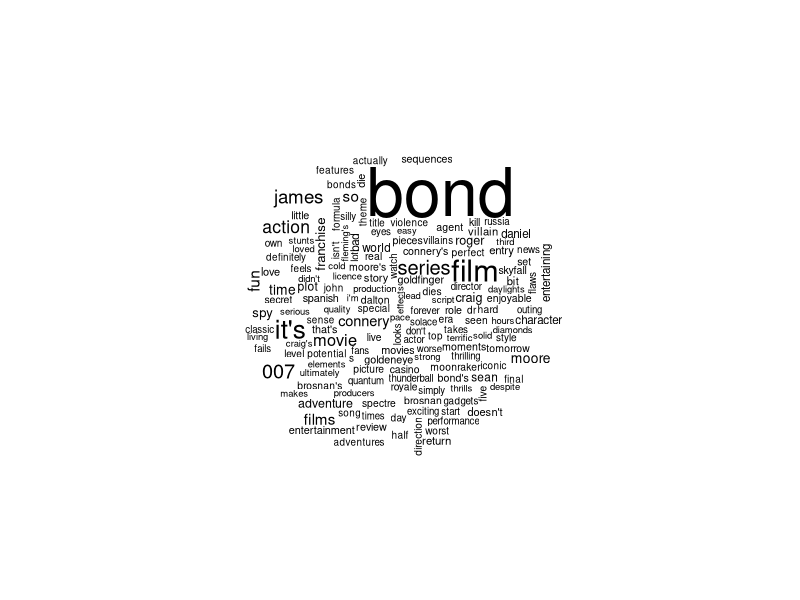

The R script that drew this image: (Note: this script raises an error after producing the figure.)
## ---- chunk 1
knitr::opts_chunk$set(echo = FALSE)
knitr::opts_chunk$set(message = FALSE)
# knitr::opts_knit$set(root.dir = '..')
knitr::opts_chunk$set(fig.height = 3, fig.width = 7)
knitr::opts_chunk$set(fig.pos='H')

library(data.table)
library(ggplot2)
library(magrittr)
library(purrr)
library(knitr)
library(tidytext)
library(wordcloud)
## ---- chunk 2
bad_review <- "This movie was terrible."

good_review <- "I loved every minute of it!"
## ---- chunk 3
good_words <- c("good", "superb", "love", "like")

bad_words <- c("bad", "terrible", "hate")
## ---- chunk 4
good_regex <- paste(good_words, collapse = "|")

bad_regex <- paste(bad_words, collapse = "|")

# note: "|" is "OR" in regex
## ---- chunk 5
grepl(good_regex, good_review)
grepl(bad_regex, good_review)
## ---- chunk 6
grepl(bad_regex, bad_review)
grepl(good_regex, bad_review)
## ---- chunk 7
media_scores <- c("65%", "33%", "20%")
## ---- chunk 8
gsub(pattern = "%", replacement = "", media_scores) %>%
    as.integer()
## ---- chunk 9
year <- c("(2002)", "(1990)")
## ---- chunk 10
gsub(pattern = "(\\(|\\))", replacement = "", year) %>%
    as.integer()
## ---- chunk 11
movie_url <- "https://www.rt.com/m/1003722-casino_royale"
## ---- chunk 12
gsub("https://www.rt.com/m/", "", movie_url)
## ---- chunk 13
gsub("https://www\\.rt\\.com/m/", "", movie_url)
## ---- chunk 14
movie_urls <- c(
    "https://www.rt.com/m/1003722-casino_royale",
    "https://www.rt.com/m/1003722-casino_royale/reviews",
    "https://www.rt.com/m/1003722-casino_royale/reviews?type=top_critics",
    "https://www.rt.com/m/1003722-casino_royale/pictures"
)
## ---- chunk 15
gsub("https://www.rt.com/m/", "", movie_urls)

gsub(
    "/reviews", "",
    gsub("https://www.rt.com/m/", "", movie_urls)
)
## ---- chunk 16
stringr::str_match(
    string = movie_urls,
    pattern = ".*/m/(.+?)(/.*)?$"
)[, 2]
## ---- chunk 17
img_url <- "https://resizing.flixster.com/R1dBRE4KaDM5WfvLIS7-0aSZMIo=/206x305/v2/https://flxt.tmsimg.com/assets/p4248_p_v8_ad.jpg"
## ---- chunk 18
img_url
## ---- chunk 19
stringr::str_match(
    string = img_url,
    pattern = ".+/(https://.+\\.jpg)"
)[, 2]
## ---- chunk 20
review <- data.table(review = "
    A few innovative sets,
    a wealth of eye-popping colors,
    and oodles of bared midriffs
    can't redeem this juvenile experiment 
    in adolescent fantasy.
")
## ---- chunk 21
review %>%
    unnest_tokens(output = "word", input = "review") %>%
    .[, .N, by = "word"] %>%
    .[order(-N)] %>%
    .[1:5]
## ---- chunk 22
reviews <- fread("data/james_bond_007_franchise_short_reviews.csv") %>%
    .[, .(movie_title, media_score, short_review)]
str(reviews, nchar.max = 55)
## ---- chunk 23
review_words_by_movie <- reviews %>% 
    .[, .(movie_title, short_review)] %>%
    unnest_tokens(output = word, input = short_review)

review_words_by_movie[, .N, by = "word"] %>%
    .[order(-N)] %>%
    head(10)
## ---- chunk 24
stop_words <- tidytext::stop_words %>%
    data.table() %>%
    .[lexicon == "onix"]

stop_words[, word] %>% head(10)
## ---- chunk 25
review_words_by_movie <- review_words_by_movie %>%
    .[!stop_words, on = "word"]
## ---- chunk 26
word_freq <- review_words_by_movie %>%
    .[, .(num_occurance = .N), by = "word"] %>%
    .[order(-num_occurance)]

word_freq %>% head(10)
## ---- chunk 27
suppressWarnings(
    wordcloud::wordcloud(
        words = word_freq[num_occurance > 5, word],
        freq = word_freq[num_occurance > 5, num_occurance]
    )
)
## ---- chunk 28
movie_stop_words <- data.table(
    word = c("james", "bond", "007",
             "film", "series", "movie",
             "films", "franchise",
             "it's", "so")
)

review_words_by_movie %>%
    .[!movie_stop_words, on = "word"] %>%
    .[, .(num_occurance = .N), by = "word"] %>%
    .[order(-num_occurance)] %>%
    head(10)
## ---- chunk 29
review_bigrams_by_movie <- reviews %>%
    .[, .(title, short_review)] %>%
    unnest_tokens(
        output = bigram,
        input = short_review,
        token = "ngrams", n = 2
    )

review_bigrams_by_movie[, .N, bigram][order(-N)] %>% head(10)
## ---- chunk 30
stopwords <- stop_words[, word]
## ---- chunk 31
grep(
    pattern = paste0(stopwords, collapse = "|"),
    "bond",
    value = TRUE
)
## ---- chunk 32
test <- c("i am", "james", "ma'am")
grepl("am", test)
grepl("^am|am$", test)
grepl("^am|am$", test)
grepl("^am[[:space:]]|[[:space:]]am$", test)
## ---- chunk 33
stopwords_regex <- paste(
    paste(paste0("^", stopwords, "[[:space:]]"), collapse = "|"),
    paste(paste0("[[:space:]]", stopwords, "$"), collapse = "|"),
    collapse = "|"
)

review_bigrams_by_movie <- review_bigrams_by_movie %>%
    .[!grepl(stopwords_regex, bigram)]

review_bigrams_by_movie[, .N, bigram][order(-N)] %>%
    head(10)
## ---- chunk 34
tidytext::get_sentiments() %>% head()
## ---- chunk 35
get_sentiments(lexicon = "afinn") %>% head(6)
## ---- chunk 36
get_sentiments(lexicon = "bing") %>% head(6)
## ---- chunk 37
get_sentiments(lexicon = "nrc") %>% head(6)
## ---- chunk 38
get_sentiments(lexicon = "loughran") %>% head(6)
## ---- chunk 39
sentiment_scores <- get_sentiments(lexicon = "afinn") %>%
    data.table()
sentiment_scores[, .N, keyby = "value"]
## ---- chunk 40
sentiment_scores[value == -5] %>% head(3)
## ---- chunk 41
sentiment_scores[value == 0] %>% head(3)
## ---- chunk 42
sentiment_scores[value == 5] %>% head(3)
## ---- chunk 43
review_sentiment_scores <- reviews[, .(short_review)] %>%
    unnest_tokens(output = word, input = short_review, drop = FALSE) %>%
    merge(sentiment_scores, by = "word") %>%
    .[, .(sentiment_score = sum(value)), by = c("short_review")]
## ---- chunk 44
review_sentiment_scores[order(-sentiment_score)] %>% head(3)
review_sentiment_scores[order(-sentiment_score)] %>% tail(3)
## ---- chunk 45
movies_w_sentiments <- reviews %>%
    merge(review_sentiment_scores, by = "short_review") %>%
    .[,
        .(movie_sentiment_score = sum(sentiment_score)),
        by = c("movie_title", "media_score")
    ]
## ---- chunk 46
ggplot(
    movies_w_sentiments,
    aes(x = movie_sentiment_score, y = media_score)
) +
    geom_point() +
    geom_smooth(method = "lm", se = FALSE) +
    labs(
        title = "Correlation between review sentiments and review scores",
        subtitle = "On the 27 movies in the James Bond franchise",
        caption = paste(
            "Data gathered from rottentomatoes.com",
            "Sentiment lexicon used: 'afinn'",
            sep = "\n"
        ),
        y = "Media Score on RT",
        x = "Sum of review word sentiment scores"
    ) +
    scale_y_continuous(limits = c(0, 125)) +
    theme_minimal()
